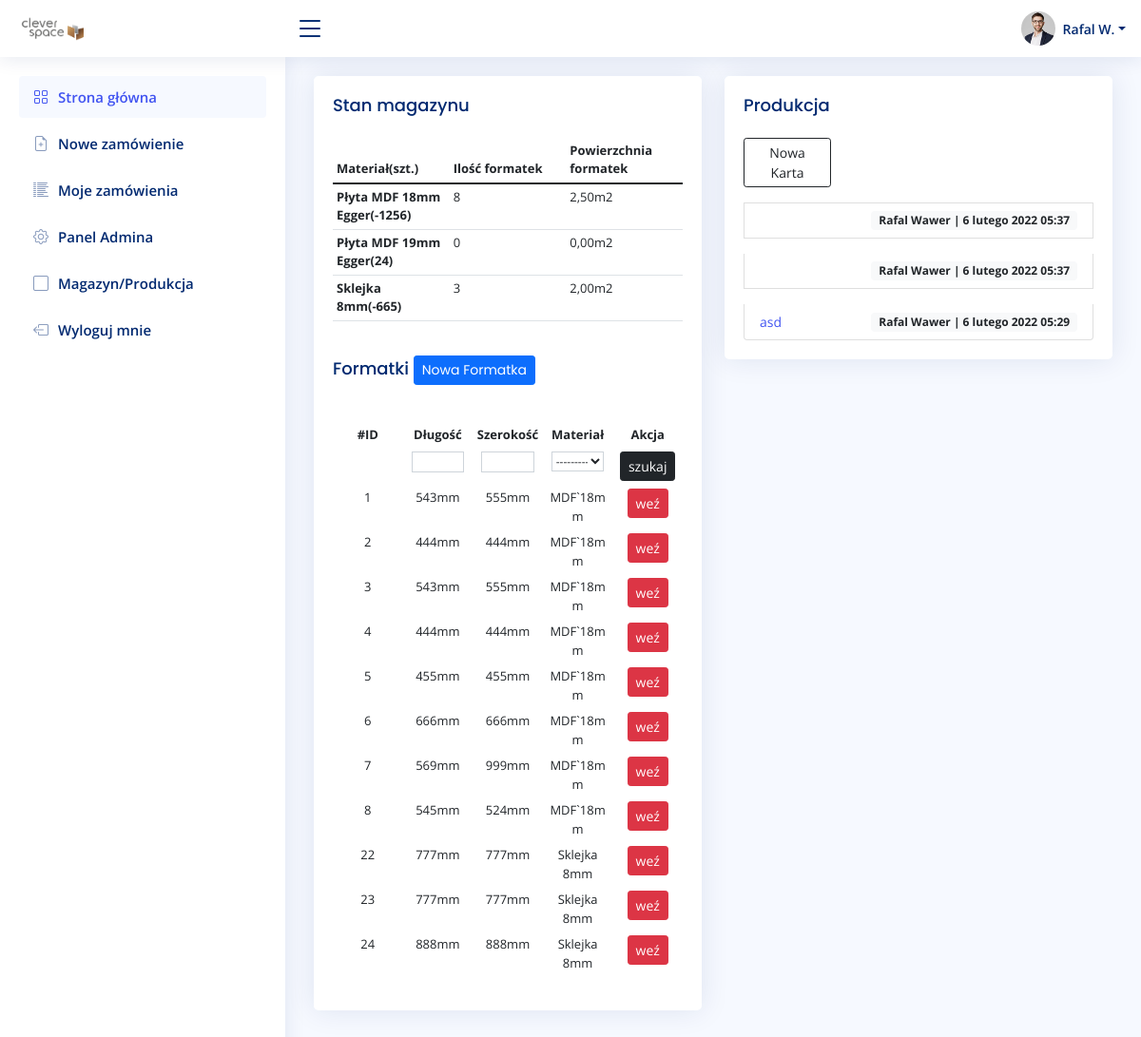
Before: /stock/ (signed in) with the older database file.
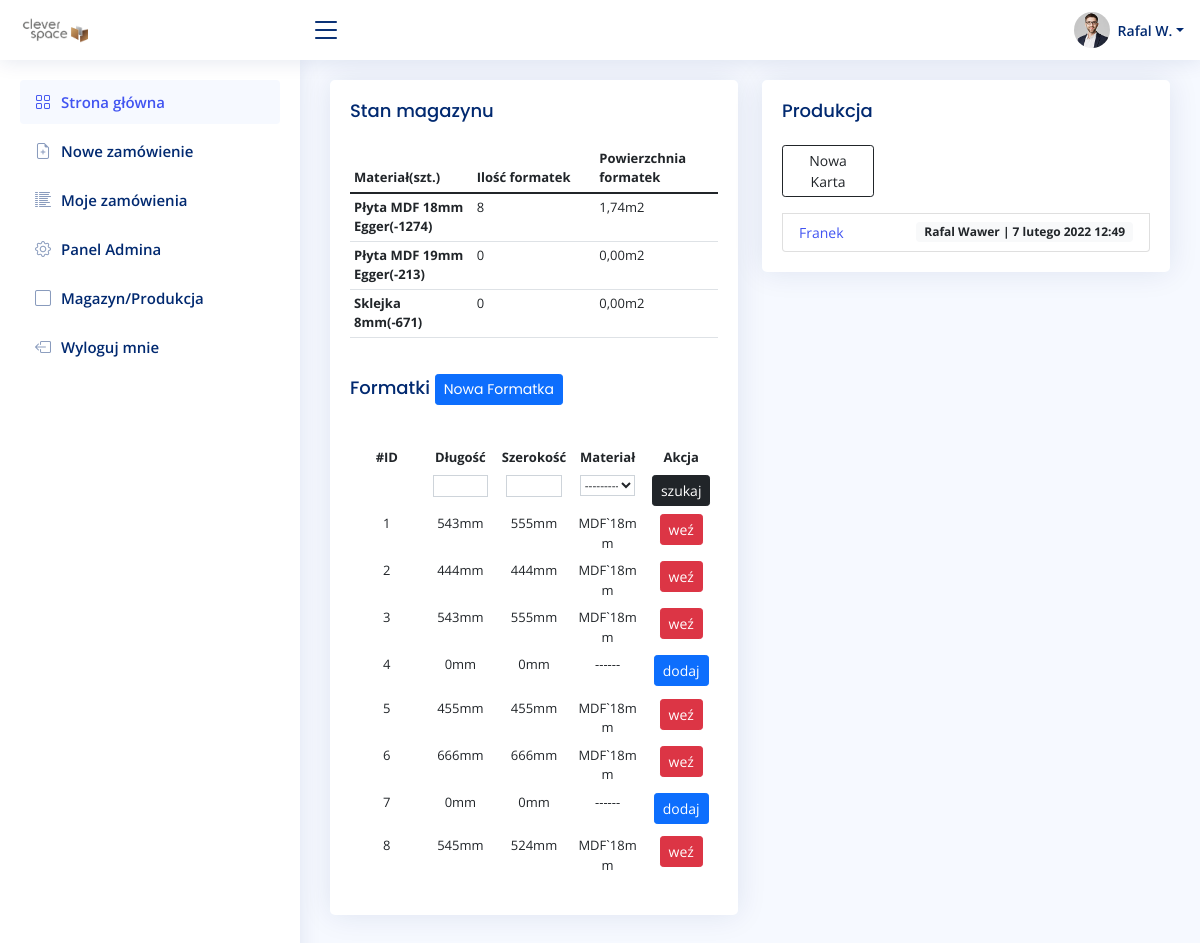
After: the same page with the newer database file.
### account/models.py (models this page shows, shortened)
class UserBase(AbstractBaseUser, PermissionsMixin):
    email = models.EmailField(unique=True)
    first_name = models.CharField(max_length=150, blank=True)
    last_name = models.CharField(max_length=150, blank=True)
    phone_number = models.CharField(max_length=15, blank=True)
    postcode = models.CharField(max_length=12, blank=True)
    address_line_1 = models.CharField(max_length=150, blank=True)
    address_line_2 = models.CharField(max_length=150, blank=True)
    town_city = models.CharField(max_length=150, blank=True)
    is_active = models.BooleanField(default=True)
    is_staff = models.BooleanField(default=False)
    created = models.DateTimeField(auto_now_add=True)
    updated = models.DateTimeField(auto_now=True)
    objects = CustomAccountManager()
    USERNAME_FIELD = 'email'
    REQUIRED_FIELDS = ['first_name', 'last_name']
    class Meta:
        verbose_name = "Konto"
        verbose_name_plural = "Konta"

### order/models.py (models this page shows)
class Material(models.Model):
    short_name = models.CharField(max_length=255, blank=False, null=False)
    name = models.CharField(max_length=255, blank=False, null=False)
    quantity = models.SmallIntegerField(default=0, blank=False, null=False)
    class Meta:
        verbose_name = "materiał"
        verbose_name_plural = "materiały"
    def __str__(self):
        return self.short_name
    def caluclate_area(self):
        material = Material.objects.get(short_name=self.short_name)
        total_area = 0
        for stock in material.stocks.all():
            result = stock.length * stock.width / 1000000
            total_area += result
        return total_area

### stock/models.py (models this page shows, shortened)
class Stock(models.Model):
    length = IntegerRangeField(min_value=50, max_value=2800, null=True)
    width = IntegerRangeField(min_value=50, max_value=2070, null=True)
    material = models.ForeignKey(Material, null=False, on_delete=models.CASCADE, related_name="stocks")

class Production(models.Model):
    user = models.ForeignKey(settings.AUTH_USER_MODEL, on_delete=models.CASCADE)
    order = models.CharField(max_length=255)
    comments = models.TextField(blank=True)
    date = models.DateTimeField(auto_now_add=True)
    material = models.ForeignKey(Material, null=True, on_delete=models.CASCADE)
    stocks = models.ManyToManyField(Stock, blank=True)
    materialUsed = models.IntegerField(default=0)
    productionStocks = models.ManyToManyField(ProductionStock, blank=True)

### stock/views.py (the view)
# urls.py: path('', staff_member_required(views.StockView.as_view()), name='stock'),
class StockView(ListView):
    model = Stock
    template_name = 'stock/home.html'
    def get_context_data(self, **kwargs):
        context = super().get_context_data(**kwargs)
        context.update({
            'filter': StockFilter(self.request.GET, queryset=self.get_queryset()),
            'materials': Material.objects.all().order_by('name'),
            'productioins': Production.objects.all().order_by('-date'),
            })
        return context

### stock/templates/stock/home.html
{% extends 'main.html' %}
{% load static %}
{% block content %}
<div class="row">
  <div class="col-sm-6">
    <div class="card recent-sales">
      <div class="card-body">
        <h5 class="card-title">Stan magazynu </h5>
        <table class="table table-hover table-sm text-left" style="text-align: left">
          <thead>
            <tr>
              <th scope="col">Materiał(szt.)</th>
              <th scope="col">Ilość formatek</th>
              <th scope="col">Powierzchnia formatek</th>
            </tr>
          </thead>
          <tbody>
            {% for material in materials %}
            <tr>
              <th scope="row">
                {{ material.name }}({{ material.quantity }})
              </th>
              <td>{{ material.stocks.count }}</td>
              <td>
               {{ material.caluclate_area|floatformat:2 }}m2
             </td>
           </tr>
           {% endfor %}
         </tbody>
       </table>
       <h5 class="card-title">Formatki <a href="{% url 'create-stock' %}"><button class="btn btn-primary btn-sm">Nowa Formatka</button></a></h5>
       <div class="dataTable-top"></div>
       <div class="table-responsive">
        <table class="table table-borderless table-hover table-sm">
          {% include 'stock/search.html' %}
          <thead>
            <tr>
              <th scope="col">#ID</th>
              <th scope="col">Długość</th>
              <th scope="col">Szerokość</th>
              <th scope="col">Materiał</th>
              <th scope="col">Akcja</th>
            </tr>
          </thead>
          <tbody>
            {% for stock in filter.qs %}
            <tr>
              <td scope="row">{{ stock.id }}</td>
              <td>{{ stock.length }}mm</td>
              <td>{{ stock.width }}mm</td>
              {% if stock.length == 0 %}
              <td><p>------</p></td>
              {% else %}
              <td>{{ stock.material }}</td>
              {% endif %}
              <td>
                {% if stock.length == 0 %}
                <a href="{% url 'add-stock' stock.id %}"><button type="button" class="btn btn-primary btn-sm">dodaj</button></a>
                {% else %}
                <a href="{% url 'take-stock' stock.id %}"><button type="button" class="btn btn-danger btn-sm">weź</button></a>
                {% endif %}
              </td>
            </tr>
            {% endfor %}
          </tbody>
        </table>
      </div>
      </div>
    </div>
  </div>
  <div class="col-sm-6">
    <div class="card recent-sales">
      <div class="card-body">
        <h5 class="card-title">Produkcja</h5>
        <ul class="list-group list-sm gap-3">
          <a href="{% url 'create-production' %}"<button type="button" class="btn btn-outline-dark col-sm-3 btn-sm">Nowa Karta</button></a>
          {% for production in productioins %}
          <li class="list-group-item d-flex justify-content-between align-items-center">
            <small><a href="{% url 'detail-production' production.id %}">{{ production.order }}</a></small>
            <span class="badge bg-light text-dark">{{ production.user.first_name }} {{ production.user.last_name }} | {{ production.date }}</span>
          </li>
          {% endfor %}
        </ul>
      </div>
    </div>
  </div>
</div>
{% endblock %}

### templates/main.html (shortened to what this page needs)
{% load static %}
<!DOCTYPE html>
<html lang="en">
<head>
  <link href="{% static 'assets/vendor/bootstrap/css/bootstrap.min.css' %}" rel="stylesheet">
  <link href="{% static 'assets/vendor/bootstrap-icons/bootstrap-icons.css' %}" rel="stylesheet">
  <link href="{% static 'assets/vendor/boxicons/css/boxicons.min.css' %}" rel="stylesheet">
  <link href="{% static 'assets/vendor/quill/quill.snow.css' %}" rel="stylesheet">
  <link href="{% static 'assets/vendor/quill/quill.bubble.css' %}" rel="stylesheet">
  <link href="{% static 'assets/vendor/remixicon/remixicon.css' %}" rel="stylesheet">
  <link href="{% static 'assets/vendor/simple-datatables/style.css' %}" rel="stylesheet">
  <link href="{% static 'assets/css/style.css' %}" rel="stylesheet">
</head>
<body>
  {% include "navbar.html" %}
  <main id="main" class="main">
  {% block content %}
  {% endblock %}
</main>
</body>
</html>

### templates/navbar.html (shortened to what this page needs)
  {% load static %}
  <header id="header" class="header fixed-top d-flex align-items-center">
    <div class="d-flex align-items-center justify-content-between">
      <a href="{% url 'home' %}" class="logo d-flex align-items-center">
        <img src="{% static 'assets/img/logo.png' %}" alt="">
      </a>
      <i class="bi bi-list toggle-sidebar-btn"></i>
    </div>
    <nav class="header-nav ms-auto">
      <ul class="d-flex align-items-center">
        <li class="nav-item dropdown pe-3">
          <a class="nav-link nav-profile d-flex align-items-center pe-0" href="#" data-bs-toggle="dropdown">
            <img src="{% static 'assets/img/profile-img.jpg' %}" alt="Profile" class="rounded-circle">
            <span class="d-none d-md-block dropdown-toggle ps-2">{{ user.first_name }} {{ user.last_name.0 }}.</span>
          </a>
            </li>
          </ul>
    </nav>
  </header>
  <aside id="sidebar" class="sidebar">
    <ul class="sidebar-nav" id="sidebar-nav">
      <li class="nav-item">
        <a class="nav-link " href="{% url 'home' %}">
          <i class="bi bi-grid"></i>
          <span>Strona główna</span>
        </a>
      </li>
      <li class="nav-item">
        <a class="nav-link collapsed" href="{% url 'new' %}">
          <i class="bi bi-file-earmark-plus"></i>
          <span>Nowe zamówienie</span>
        </a>
      </li>
      <li class="nav-item">
        <a class="nav-link collapsed" href="{% url 'home' %}">
          <i class="bi bi-list-columns-reverse"></i>
          <span>Moje zamówienia</span>
        </a>
      </li>
      {% if user.is_staff %}
      <li class="nav-item">
        <a class="nav-link collapsed" href="{% url 'admin:index' %}">
          <i class="bi bi-gear"></i>
          <span>Panel Admina</span>
        </a>
      </li>
      <li class="nav-item">
        <a class="nav-link collapsed" href="{% url 'stock' %}">
          <i class="bi bi-square"></i>
          <span>Magazyn/Produkcja</span>
        </a>
      </li>
      {% endif %}
      <li class="nav-item">
        <a class="nav-link collapsed" href="{% url 'logout' %}">
          <i class="bi bi-box-arrow-left"></i>
          <span>Wyloguj mnie</span>
        </a>
      </li>
    </ul>
  </aside>

### stock/templates/stock/search.html
<form method="GET" class="row" >{% csrf_token %}
   <td></td>
  {% for field in filter.form %}
  <td>
    {{ field }}
  </td>
  {% endfor %}
  <td>
    <button class="btn btn-dark btn-sm" type="submit">szukaj</button>
  </td>
</form>

### static/assets/css/style.css (style rules this page uses)
:root { scroll-behavior: smooth; }
body { font-family: "Open Sans", sans-serif; background: #f6f9ff; color: #444444; }
a { color: #4154f1; text-decoration: none; }
h1, h2, h3, h4, h5, h6 { font-family: "Nunito", sans-serif; }
#main { margin-top: 60px; padding: 20px 30px; transition: all 0.3s; }
.card { margin-bottom: 30px; border: none; border-radius: 5px; box-shadow: 0px 0 30px rgba(1, 41, 112, 0.1); overflow: hidden; }
.card-title { padding: 20px 0 15px 0; font-size: 18px; font-weight: 500; color: #012970; font-family: "Poppins", sans-serif; }
.card-body { padding: 0 20px 20px 20px; }
.logo { line-height: 1; }
@media (min-width: 1200px) { .logo { width: 280px; } }
.logo img { max-height: 26px; margin-right: 6px; }
.header { transition: all 0.5s; z-index: 997; height: 60px; box-shadow: 0px 2px 20px rgba(1, 41, 112, 0.1); background-color: #fff; padding-left: 20px; }
.header .toggle-sidebar-btn { font-size: 32px; padding-left: 10px; cursor: pointer; color: #012970; }
.header-nav ul { list-style: none; }
.header-nav > ul { margin: 0; padding: 0; }
.header-nav .nav-profile { color: #012970; }
.header-nav .nav-profile img { max-height: 36px; }
.header-nav .nav-profile span { font-size: 14px; font-weight: 600; }
.sidebar { position: fixed; top: 60px; left: 0; bottom: 0; width: 300px; z-index: 996; transition: all 0.3s; padding: 20px; overflow-y: auto; scrollbar-width: thin; scrollbar-color: #aab7cf transparent; box-shadow: 0px 0px 20px rgba(1, 41, 112, 0.1); background-color: #fff; }
@media (min-width: 1200px) { #main, #footer { margin-left: 300px; } }
.sidebar-nav { padding: 0; margin: 0; list-style: none; }
.sidebar-nav li { padding: 0; margin: 0; list-style: none; }
.sidebar-nav .nav-item { margin-bottom: 5px; }
.sidebar-nav .nav-link { display: flex; align-items: center; font-size: 15px; font-weight: 600; color: #4154f1; transition: 0.3; background: #f6f9ff; padding: 10px 15px; border-radius: 4px; }
.sidebar-nav .nav-link i { font-size: 16px; margin-right: 10px; color: #4154f1; }
.sidebar-nav .nav-link.collapsed { color: #012970; background: #fff; }
.sidebar-nav .nav-link.collapsed i { color: #899bbd; }
.table { text-align: center; font-size: small; }
table { table-layout: fixed; word-wrap: break-word; }
table input, select { width: 85%; font-size: 12px; font-weight: 400; line-height: 1.5; color: #212529; background-color: #fff; background-clip: padding-box; border: 1px solid #ced4da; text-align: center; }

Changed rows visible on the page:
removed Stock: id "22", length "777", width "777", material "Sklejka 8mm", shows "weź"
removed Stock: id "23", length "777", width "777", material "Sklejka 8mm", shows "weź"
removed Stock: id "24", length "888", width "888", material "Sklejka 8mm", shows "weź"
removed Production: user.first_name "Rafal", user.last_name "Wawer", date "6 lutego 2022 05:37"
removed Production: user.first_name "Rafal", user.last_name "Wawer", date "6 lutego 2022 05:37"
removed Production: order "asd", user.first_name "Rafal", user.last_name "Wawer", date "6 lutego 2022 05:29"
changed Material "Płyta MDF 18mm Egger": quantity "-1256" → "-1274"; caluclate_area "2,50" → "1,74"
changed Material "Płyta MDF 19mm Egger": quantity "24" → "-213"
changed Material "Sklejka 8mm": quantity "-665" → "-671"; stocks.count "3" → "0"; caluclate_area "2,00" → "0,00"
changed Stock id 4: length "444" → "0"; width "444" → "0"; material "MDF`18mm" → (not shown); length "weź" → "------ dodaj"
changed Stock id 7: length "569" → "0"; width "999" → "0"; material "MDF`18mm" → (not shown); length "weź" → "------ dodaj"
added Production: order "Franek", user.first_name "Rafal", user.last_name "Wawer", date "7 lutego 2022 12:49"
